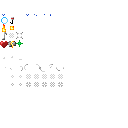

The script that saved this image:
from PIL import Image
import os
#Read Images

size = 8 #temp

if os.path.isfile('critical_hit.png') is True:
    image = Image.open('critical_hit.png')
    size = int(image.size[0])

elif os.path.isfile('generic_0.png') is True:
    image = Image.open('generic_0.png')
    size = int(image.size[0])

new_image = Image.open('particles.png').resize((size*16, size*16), Image.Resampling.NEAREST)

ench = 'abcdefghijklmnopqrstuvwxyz'



if os.path.isfile('generic_0.png') is True:
    for i in range(0, 7):
        new_image.paste(Image.open('generic_'+str(i)+'.png').resize((size, size), Image.Resampling.NEAREST),(size*i, 0))

if os.path.isfile('splash_0.png') is True:
    new_image.paste(Image.open('splash_0.png').resize((size, size), Image.Resampling.NEAREST),(0, size))

    for i in range(3, 7):
        new_image.paste(Image.open('splash_'+str(i-3)+'.png').resize((size, size), Image.Resampling.NEAREST),(size*i, size))

if os.path.isfile('bubble.png') is True:
    new_image.paste(Image.open('bubble.png').resize((size, size), Image.Resampling.NEAREST),(0, size*2))

if os.path.isfile('fishing_hook.png') is True:
    new_image.paste(Image.open('fishing_hook.png').resize((size, size), Image.Resampling.NEAREST),(size, size*2))

if os.path.isfile('flash.png') is True:
    new_image.paste(Image.open('flash.png').resize((size*4, size*4), Image.Resampling.NEAREST),(size*4, size*2))
    
if os.path.isfile('flame.png') is True:
    new_image.paste(Image.open('flame.png').resize((size, size), Image.Resampling.NEAREST),(0, size*3))
    
if os.path.isfile('lava.png') is True:
    new_image.paste(Image.open('lava.png').resize((size, size), Image.Resampling.NEAREST),(size, size*3))
    
if os.path.isfile('note.png') is True:
    new_image.paste(Image.open('note.png').resize((size, size), Image.Resampling.NEAREST),(0, size*4))
    
if os.path.isfile('critical_hit.png') is True:
    new_image.paste(Image.open('critical_hit.png').resize((size, size), Image.Resampling.NEAREST),(size, size*4))

if os.path.isfile('enchanted_hit.png') is True:
    new_image.paste(Image.open('enchanted_hit.png').resize((size, size), Image.Resampling.NEAREST),(size*2, size*4))

if os.path.isfile('heart.png') is True:
    new_image.paste(Image.open('heart.png').resize((size, size), Image.Resampling.NEAREST),(0, size*5))

if os.path.isfile('angry.png') is True:
    new_image.paste(Image.open('angry.png').resize((size, size), Image.Resampling.NEAREST),(size, size*5))

if os.path.isfile('glint.png') is True:
    new_image.paste(Image.open('glint.png').resize((size, size), Image.Resampling.NEAREST),(size*2, size*5))

if os.path.isfile('drip_fall.png') is True:
    new_image.paste(Image.open('drip_fall.png').resize((size, size), Image.Resampling.NEAREST),(0, size*7))
    
if os.path.isfile('drip_hang.png') is True:
    new_image.paste(Image.open('drip_hang.png').resize((size, size), Image.Resampling.NEAREST),(size, size*7))

if os.path.isfile('drip_land.png') is True:
    new_image.paste(Image.open('drip_land.png').resize((size, size), Image.Resampling.NEAREST),(size*2, size*7))

if os.path.isfile('effect_0.png') is True:
    for i in range(0, 8):
        new_image.paste(Image.open('effect_'+str(i)+'.png').resize((size, size), Image.Resampling.NEAREST),(size*i, size*8))

if os.path.isfile('spell_0.png') is True:
    for i in range(0, 8):
        new_image.paste(Image.open('spell_'+str(i)+'.png').resize((size, size), Image.Resampling.NEAREST),(size*i, size*9))

if os.path.isfile('spark_0.png') is True:
    for i in range(0, 8):
        new_image.paste(Image.open('spark_'+str(i)+'.png').resize((size, size), Image.Resampling.NEAREST),(size*i, size*10))

if os.path.isfile('sga_a.png') is True:
    for i in range(0, 15):
        new_image.paste(Image.open('sga_'+ench[i]+'.png').resize((size, size), Image.Resampling.NEAREST),(size*(i+1), size*12))

    for i in range(0, 11):
        new_image.paste(Image.open('sga_'+ench[i+15]+'.png').resize((size, size), Image.Resampling.NEAREST),(size*i, size*13))

new_image.save('particles.png')

#Explosion
if os.path.isfile('explosion_0.png') is True:
    size = Image.open('explosion_0.png').size[0]
    explosion = Image.new(mode = "RGBA", size = (size*4, size*4), color = (255, 255, 255, 0))
    for i in range(0, 4):
        for j in range(0, 4):
            explosion.paste(Image.open('explosion_'+ str(i + j*4) +'.png'),(size*i, size*j))

    explosion.save('explosion.png')


